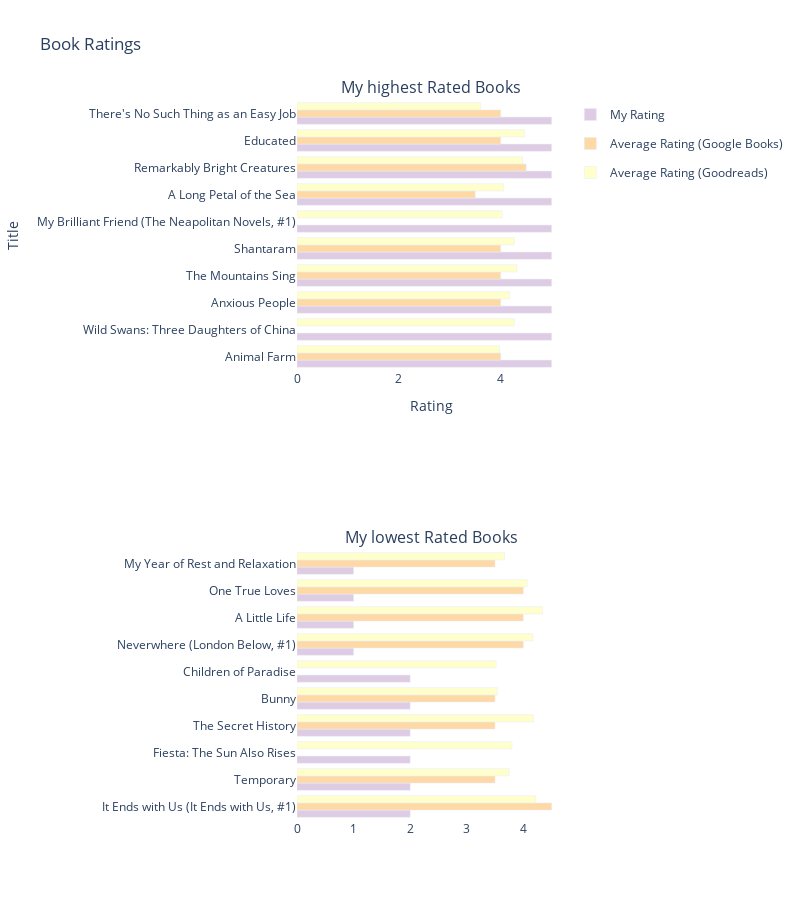

Notebook cell for this chart:
### Code cell
from apps.viz import plot_book_ratings

plot_book_ratings(myreads)

### Figure 1 — Plotly figure (JSON) as saved in the notebook; plotly's stock layout.template omitted (floating-point values rounded to 4 significant figures)
{"data": [{"legendgroup": "My Rating", "marker": {"color": "rgb(222,203,228)"}, "name": "My Rating", "orientation": "h", "type": "bar", "x": [5, 5, 5, 5, 5, 5, 5, 5, 5, 5], "xaxis": "x", "y": ["Animal Farm", "Wild Swans: Three Daughters of China", "Anxious People", "The Mountains Sing", "Shantaram", "My Brilliant Friend (The Neapolitan Novels, #1)", "A Long Petal of the Sea", "Remarkably Bright Creatures", "Educated", "There's No Such Thing as an Easy Job"], "yaxis": "y"}, {"legendgroup": "Average Rating (Google Books)", "marker": {"color": "rgb(254,217,166)"}, "name": "Average Rating (Google Books)", "orientation": "h", "type": "bar", "x": [4, null, 4, 4, 4, null, 3.5, 4.5, 4, 4], "xaxis": "x", "y": ["Animal Farm", "Wild Swans: Three Daughters of China", "Anxious People", "The Mountains Sing", "Shantaram", "My Brilliant Friend (The Neapolitan Novels, #1)", "A Long Petal of the Sea", "Remarkably Bright Creatures", "Educated", "There's No Such Thing as an Easy Job"], "yaxis": "y"}, {"legendgroup": "Average Rating (Goodreads)", "marker": {"color": "rgb(255,255,204)"}, "name": "Average Rating (Goodreads)", "orientation": "h", "type": "bar", "x": [3.98, 4.27, 4.18, 4.32, 4.27, 4.03, 4.06, 4.43, 4.47, 3.61], "xaxis": "x", "y": ["Animal Farm", "Wild Swans: Three Daughters of China", "Anxious People", "The Mountains Sing", "Shantaram", "My Brilliant Friend (The Neapolitan Novels, #1)", "A Long Petal of the Sea", "Remarkably Bright Creatures", "Educated", "There's No Such Thing as an Easy Job"], "yaxis": "y"}, {"legendgroup": "My Rating", "marker": {"color": "rgb(222,203,228)"}, "name": "My Rating", "orientation": "h", "showlegend": false, "type": "bar", "x": [2, 2, 2, 2, 2, 2, 1, 1, 1, 1], "xaxis": "x2", "y": ["It Ends with Us (It Ends with Us, #1)", "Temporary", "Fiesta: The Sun Also Rises", "The Secret History", "Bunny", "Children of Paradise", "Neverwhere (London Below, #1)", "A Little Life", "One True Loves", "My Year of Rest and Relaxation"], "yaxis": "y2"}, {"legendgroup": "Average Rating (Google Books)", "marker": {"color": "rgb(254,217,166)"}, "name": " ", "orientation": "h", "showlegend": false, "type": "bar", "x": [4.5, 3.5, null, 3.5, 3.5, null, 4, 4, 4, 3.5], "xaxis": "x2", "y": ["It Ends with Us (It Ends with Us, #1)", "Temporary", "Fiesta: The Sun Also Rises", "The Secret History", "Bunny", "Children of Paradise", "Neverwhere (London Below, #1)", "A Little Life", "One True Loves", "My Year of Rest and Relaxation"], "yaxis": "y2"}, {"legendgroup": "Average Rating (Goodreads)", "marker": {"color": "rgb(255,255,204)"}, "name": "Average Rating (Goodreads)", "orientation": "h", "showlegend": false, "type": "bar", "x": [4.22, 3.75, 3.8, 4.18, 3.54, 3.52, 4.17, 4.34, 4.07, 3.67], "xaxis": "x2", "y": ["It Ends with Us (It Ends with Us, #1)", "Temporary", "Fiesta: The Sun Also Rises", "The Secret History", "Bunny", "Children of Paradise", "Neverwhere (London Below, #1)", "A Little Life", "One True Loves", "My Year of Rest and Relaxation"], "yaxis": "y2"}], "layout": {"annotations": [{"font": {"size": 16}, "showarrow": false, "text": "My highest Rated Books", "x": 0.5, "xanchor": "center", "xref": "paper", "y": 1, "yanchor": "bottom", "yref": "paper"}, {"font": {"size": 16}, "showarrow": false, "text": "My lowest Rated Books", "x": 0.5, "xanchor": "center", "xref": "paper", "y": 0.375, "yanchor": "bottom", "yref": "paper"}], "barmode": "group", "height": 900, "paper_bgcolor": "rgba(255, 255, 255, 1)", "plot_bgcolor": "rgba(255, 255, 255, 1)", "showlegend": true, "title": {"text": "Book Ratings"}, "width": 800, "xaxis": {"anchor": "y", "domain": [0, 1], "title": {"text": "Rating"}}, "xaxis2": {"anchor": "y2", "domain": [0, 1]}, "yaxis": {"anchor": "x", "domain": [0.625, 1], "showticklabels": true, "side": "top", "title": {"text": "Title"}}, "yaxis2": {"anchor": "x2", "domain": [0, 0.375]}}}
